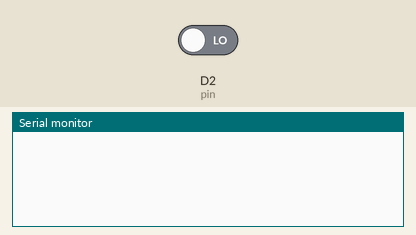
Simulated run of this sketch. Board: Particle Photon. On the bench: the last lines printed to the serial monitor. The inputs (shaded band) are chosen by the test bench; at power-on: D2 (pin) LOW.

Above: at 1.2 s.
1.3 s: D2 (pin) driven HIGH
At 2.6 s:
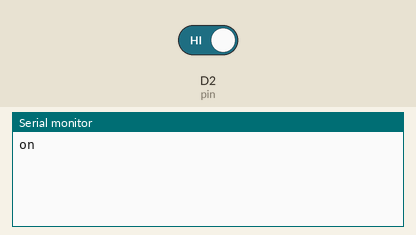
2.9 s: D2 (pin) driven LOW
At 4.5 s:
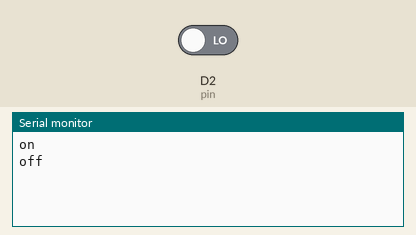

The sketch:

button.ino
```cpp
const int pin = D2;

int lastValue = -1;
int buttonPressed = 0;
String command;

void setup() {
   pinMode(pin, INPUT_PULLDOWN);
}

void loop() {
    lastValue = buttonPressed;
    buttonPressed = digitalRead(pin);
    if (buttonPressed != lastValue) {

        if (buttonPressed) {
            command = "on";
        } else {
            command = "off";
        }
        Serial.println(command);
        // TODO students should generate a unique event name
        Particle.publish("iot-workshop-button", command);
    }
    delay(200);
}
```

Measured:
- after the input at 1.3 s, the serial monitor: prints a new line after 0.10 s (image 1)
- after the input at 2.9 s, the serial monitor: prints a new line after 0.12 s (image 2)
